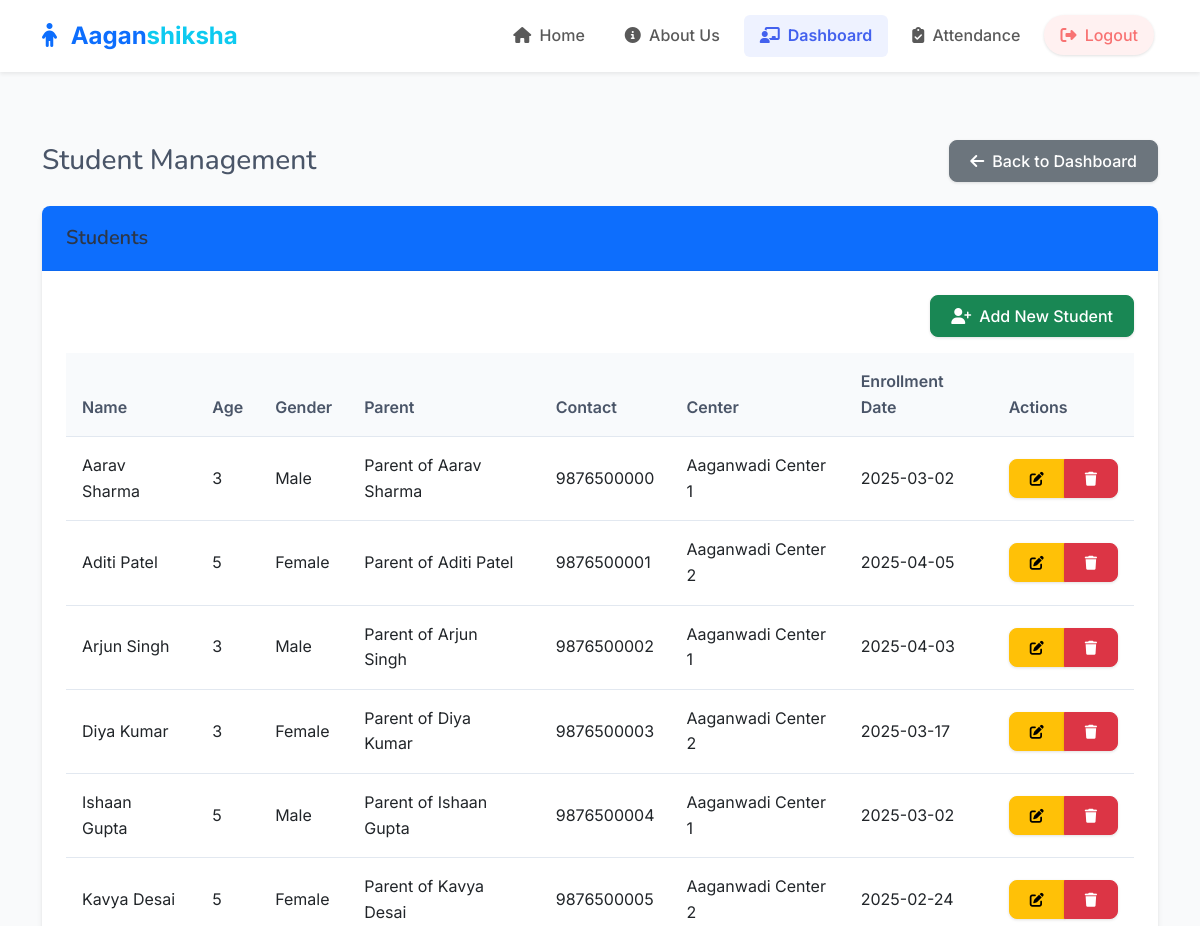
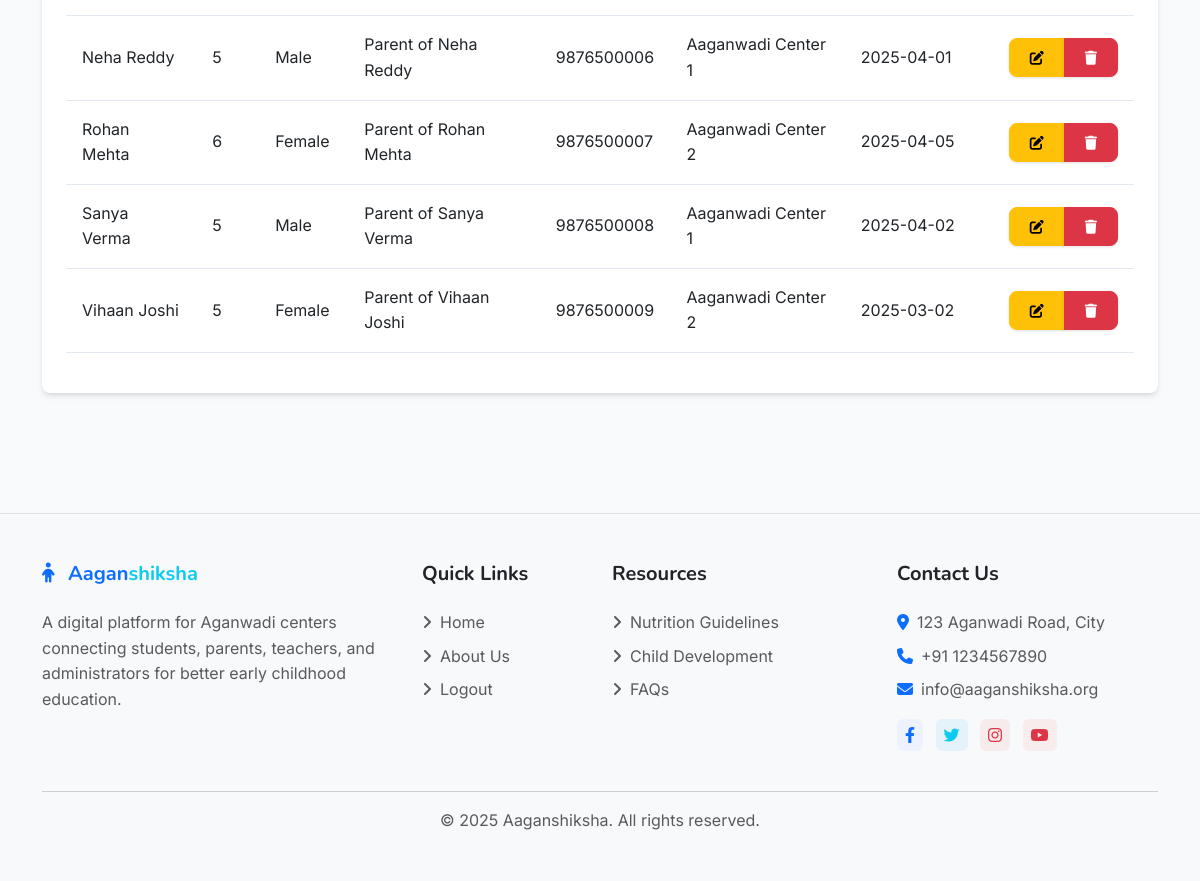
The page /teacher/students (signed in) on the database its author committed (2 pictures, top to bottom).
### models.py (models this page shows, shortened)
class Student(db.Model):
    id = db.Column(db.Integer, primary_key=True)
    name = db.Column(db.String(100), nullable=False)
    age = db.Column(db.Integer)
    gender = db.Column(db.String(10))
    parent_name = db.Column(db.String(100))
    parent_contact = db.Column(db.String(15))
    address = db.Column(db.String(200))
    aadhar_number = db.Column(db.String(12), unique=True, nullable=False)
    enrollment_date = db.Column(db.Date, default=datetime.utcnow)
    center_id = db.Column(db.Integer, db.ForeignKey('center.id'), nullable=False)
    created_at = db.Column(db.DateTime, default=datetime.utcnow)
    attendance_records = db.relationship('Attendance', backref='student', lazy=True)

class Center(db.Model):
    id = db.Column(db.Integer, primary_key=True)
    name = db.Column(db.String(100), nullable=False)
    address = db.Column(db.String(200), nullable=False)
    contact_number = db.Column(db.String(15))
    email = db.Column(db.String(120))
    created_at = db.Column(db.DateTime, default=datetime.utcnow)
    students = db.relationship('Student', backref='center', lazy=True)
    inventory_items = db.relationship('Inventory', backref='center', lazy=True)

### routes/teacher.py (the view)
@teacher_bp.route('/students')
@login_required
@teacher_required
def students():
    students = Student.query.all()
    return render_template('teacher/students.html', students=students)

### app.py (called while the page is built)
@app.context_processor
def inject_csrf_token():
    return dict(csrf_token=generate_csrf)

@login_manager.user_loader
def load_user(user_id):
    return User.query.get(int(user_id))

### routes/teacher.py (called while the page is built)
def teacher_required(f):
    @wraps(f)
    def decorated_function(*args, **kwargs):
        if not current_user.is_authenticated or current_user.role != 'teacher':
            flash('You need to be a teacher to access this page.', 'danger')
            return redirect(url_for('auth.login'))
        return f(*args, **kwargs)
    return decorated_function

### templates/teacher/students.html (shortened to what this page needs)
{% extends 'base.html' %}
{% block content %}
<div class="container py-4">
    <div class="d-flex justify-content-between align-items-center mb-4">
        <h1 class="h3 mb-0">Student Management</h1>
        <a href="{{ url_for('teacher.dashboard') }}" class="btn btn-secondary">
            <i class="fas fa-arrow-left me-2"></i>Back to Dashboard
        </a>
    </div>
    <div class="card mb-4">
        <div class="card-header bg-primary text-white">
            <h5 class="mb-0">
                {% if is_add %}
                    Add New Student
                {% elif is_edit %}
                    Edit Student
                {% else %}
                    Students
                {% endif %}
            </h5>
        </div>
        <div class="card-body">
            {% if is_add or is_edit %}
                <form method="POST">
                    {{ form.hidden_tag() }}
                    <div class="row mb-3">
                        <div class="col-md-6">
                            <label class="form-label">Student Name</label>
                            {{ form.name(class="form-control") }}
                            {% if form.name.errors %}
                                <div class="text-danger">
                                    {% for error in form.name.errors %}
                                        <small>{{ error }}</small>
                                    {% endfor %}
                                </div>
                            {% endif %}
                        </div>
                        <div class="col-md-3">
                            <label class="form-label">Age</label>
                            {{ form.age(class="form-control") }}
                            {% if form.age.errors %}
                                <div class="text-danger">
                                    {% for error in form.age.errors %}
                                        <small>{{ error }}</small>
                                    {% endfor %}
                                </div>
                            {% endif %}
                        </div>
                        <div class="col-md-3">
                            <label class="form-label">Gender</label>
                            {{ form.gender(class="form-select") }}
                            {% if form.gender.errors %}
                                <div class="text-danger">
                                    {% for error in form.gender.errors %}
                                        <small>{{ error }}</small>
                                    {% endfor %}
                                </div>
                            {% endif %}
                        </div>
                    </div>
                    <div class="row mb-3">
                        <div class="col-md-6">
                            <label class="form-label">Parent Name</label>
                            {{ form.parent_name(class="form-control") }}
                            {% if form.parent_name.errors %}
                                <div class="text-danger">
                                    {% for error in form.parent_name.errors %}
                                        <small>{{ error }}</small>
                                    {% endfor %}
                                </div>
                            {% endif %}
                        </div>
                        <div class="col-md-6">
                            <label class="form-label">Parent Contact</label>
                            {{ form.parent_contact(class="form-control") }}
                            {% if form.parent_contact.errors %}
                                <div class="text-danger">
                                    {% for error in form.parent_contact.errors %}
                                        <small>{{ error }}</small>
                                    {% endfor %}
                                </div>
                            {% endif %}
                        </div>
                    </div>
                    <div class="mb-3">
                        <label class="form-label">Address</label>
                        {{ form.address(class="form-control") }}
                        {% if form.address.errors %}
                            <div class="text-danger">
                                {% for error in form.address.errors %}
                                    <small>{{ error }}</small>
                                {% endfor %}
                            </div>
                        {% endif %}
                    </div>
                    <div class="mb-3">
                        <label class="form-label">Aadhar Number</label>
                        {{ form.aadhar_number(class="form-control", placeholder="Enter 12-digit Aadhar Number") }}
                        {% if form.aadhar_number.errors %}
                            <div class="text-danger">
                                {% for error in form.aadhar_number.errors %}
                                    <small>{{ error }}</small>
                                {% endfor %}
                            </div>
                        {% endif %}
                    </div>
                    <div class="mb-3">
                        <label class="form-label">Center</label>
                        {{ form.center_id(class="form-select") }}
                        {% if form.center_id.errors %}
                            <div class="text-danger">
                                {% for error in form.center_id.errors %}
                                    <small>{{ error }}</small>
                                {% endfor %}
                            </div>
                        {% endif %}
                    </div>
                    <div class="d-flex justify-content-between">
                        <a href="{{ url_for('teacher.students') }}" class="btn btn-secondary">Cancel</a>
                        {{ form.submit(class="btn btn-primary") }}
                    </div>
                </form>
            {% else %}
                <div class="d-flex justify-content-end mb-3">
                    <a href="{{ url_for('teacher.add_student') }}" class="btn btn-success">
                        <i class="fas fa-user-plus me-2"></i>Add New Student
                    </a>
                </div>
                <div class="table-responsive">
                    <table class="table table-hover">
                        <thead>
                            <tr>
                                <th>Name</th>
                                <th>Age</th>
                                <th>Gender</th>
                                <th>Parent</th>
                                <th>Contact</th>
                                <th>Center</th>
                                <th>Enrollment Date</th>
                                <th>Actions</th>
                            </tr>
                        </thead>
                        <tbody>
                            {% if students %}
                                {% for student in students %}
                                    <tr>
                                        <td>{{ student.name }}</td>
                                        <td>{{ student.age }}</td>
                                        <td>{{ student.gender|capitalize }}</td>
                                        <td>{{ student.parent_name }}</td>
                                        <td>{{ student.parent_contact }}</td>
                                        <td>{{ student.center.name }}</td>
                                        <td>{{ student.enrollment_date.strftime('%Y-%m-%d') if student.enrollment_date else 'N/A' }}</td>
                                        <td>
                                            <div class="btn-group btn-group-sm">
                                                <a href="{{ url_for('teacher.edit_student', id=student.id) }}" class="btn btn-warning">
                                                    <i class="fas fa-edit"></i>
                                                </a>
                                                <button type="button" class="btn btn-danger" data-bs-toggle="modal" data-bs-target="#deleteModal{{ student.id }}">
                                                    <i class="fas fa-trash"></i>
                                                </button>
                                            </div>
                                        </td>
                                    </tr>
                                {% endfor %}
                            {% else %}
                                <tr>
                                    <td colspan="8" class="text-center">No students found.</td>
                                </tr>
                            {% endif %}
                        </tbody>
                    </table>
                </div>
            {% endif %}
        </div>
    </div>
</div>
{% endblock %}

### static/css/style.css (style rules this page uses)
:root { --primary-color: #4361ee; --primary-light: #eef2ff; --secondary-color: #3f72af; --info-color: #3abff8; --success-color: #36d399; --warning-color: #fbbd23; --danger-color: #f87272; --light-color: #f8f9fa; --dark-color: #333333; --text-color: #4a5568; --border-radius: 0.5rem; --box-shadow: 0 4px 6px -1px rgba(0, 0, 0, 0.1), 0 2px 4px -1px rgba(0, 0, 0, 0.06); --transition: all 0.3s ease; }
body { min-height: 100vh; display: flex; flex-direction: column; font-family: 'Inter', -apple-system, BlinkMacSystemFont, 'Segoe UI', Roboto, Oxygen, Ubuntu, Cantarell, 'Open Sans', 'Helvetica Neue', sans-serif; color: var(--text-color); background-color: #f9fafb; line-height: 1.6; }
h1, h2, h3, h4, h5, h6 { font-family: 'Nunito', -apple-system, BlinkMacSystemFont, 'Segoe UI', Roboto, Oxygen, Ubuntu, Cantarell, 'Open Sans', 'Helvetica Neue', sans-serif; font-weight: 600; color: #2d3748; }
a { transition: var(--transition); }
.btn { border-radius: var(--border-radius); padding: 0.5rem 1.25rem; font-weight: 500; transition: var(--transition); box-shadow: 0 1px 3px rgba(0,0,0,0.12); }
.card { border: none; border-radius: var(--border-radius); box-shadow: var(--box-shadow); transition: var(--transition); overflow: hidden; }
.card-header { background-color: white; border-bottom: 1px solid rgba(0, 0, 0, 0.05); padding: 1.25rem 1.5rem; font-weight: 600; }
.card-body { padding: 1.5rem; }
.table { border-collapse: separate; border-spacing: 0; width: 100%; margin-bottom: 1rem; }
.table th { background-color: #f8fafc; font-weight: 600; padding: 1rem; text-align: left; color: #4a5568; border-bottom: 1px solid #e2e8f0; }
.table td { padding: 1rem; border-bottom: 1px solid #e2e8f0; vertical-align: middle; }

### rows shown on the page
Student: name "Aarav Sharma", age "3", gender "Male", parent_name "Parent of Aarav Sharma", parent_contact "9876500000", center.name "Aaganwadi Center 1", enrollment_date "2025-03-02"
Student: name "Aditi Patel", age "5", gender "Female", parent_name "Parent of Aditi Patel", parent_contact "9876500001", center.name "Aaganwadi Center 2", enrollment_date "2025-04-05"
Student: name "Arjun Singh", age "3", gender "Male", parent_name "Parent of Arjun Singh", parent_contact "9876500002", center.name "Aaganwadi Center 1", enrollment_date "2025-04-03"
Student: name "Diya Kumar", age "3", gender "Female", parent_name "Parent of Diya Kumar", parent_contact "9876500003", center.name "Aaganwadi Center 2", enrollment_date "2025-03-17"
Student: name "Ishaan Gupta", age "5", gender "Male", parent_name "Parent of Ishaan Gupta", parent_contact "9876500004", center.name "Aaganwadi Center 1", enrollment_date "2025-03-02"
Student: name "Kavya Desai", age "5", gender "Female", parent_name "Parent of Kavya Desai", parent_contact "9876500005", center.name "Aaganwadi Center 2", enrollment_date "2025-02-24"
Student: name "Neha Reddy", age "5", gender "Male", parent_name "Parent of Neha Reddy", parent_contact "9876500006", center.name "Aaganwadi Center 1", enrollment_date "2025-04-01"
Student: name "Rohan Mehta", age "6", gender "Female", parent_name "Parent of Rohan Mehta", parent_contact "9876500007", center.name "Aaganwadi Center 2", enrollment_date "2025-04-05"
Student: name "Sanya Verma", age "5", gender "Male", parent_name "Parent of Sanya Verma", parent_contact "9876500008", center.name "Aaganwadi Center 1", enrollment_date "2025-04-02"
Student: name "Vihaan Joshi", age "5", gender "Female", parent_name "Parent of Vihaan Joshi", parent_contact "9876500009", center.name "Aaganwadi Center 2", enrollment_date "2025-03-02"

### other values the page prints
{{ current_year|default(2025) }} "2025"
